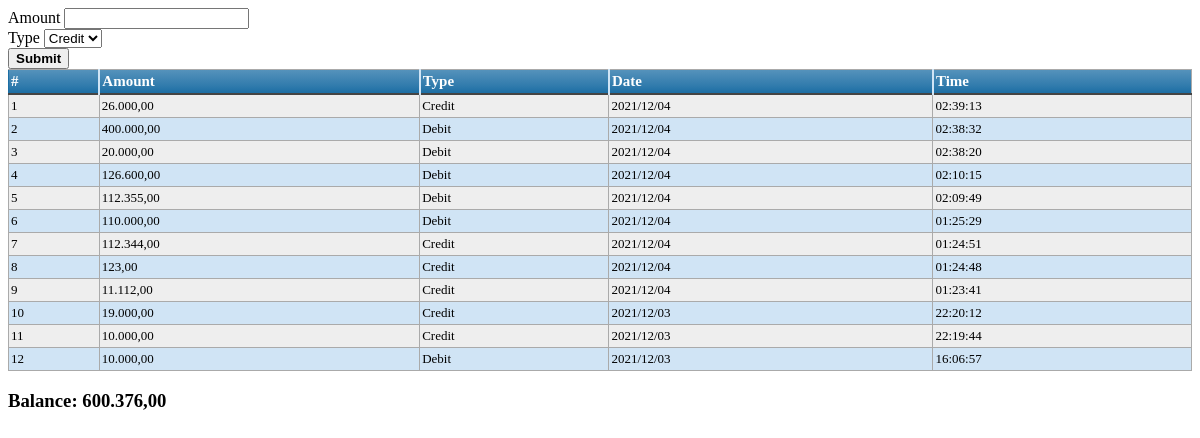
The page / on the database its author committed.
### tables this page shows
CREATE TABLE `transaction` (
  `id_trx` int(11) NOT NULL,
  `type` varchar(10) NOT NULL DEFAULT 'D',
  `amount` int(11) NOT NULL DEFAULT 0,
  `create_date` datetime NOT NULL DEFAULT current_timestamp()
);

### index.php (the view, shortened to what this page needs)
<!DOCTYPE html>
<html lang="en">
<head>
</head>
<body>
    <form id="trxForm" name="trxForm" method="post" action="trx.php">
        <div>
            <label for="trx">Amount </label>
            <input type="number" id="trx" name="amount">
        </div>
        <div>
            <label for="type">Type </label>
            <select id="type" name="type">
                <option value="C">Credit</option>
            </select>
        </div>
        <button type="button" id="submit" onClick="subFunction()" name="submit"><b>Submit</b></button>
    </form>
    <?php
        global $connect;
        $quer = $connect->query("select * from transaction order by create_date desc");
        $debit = 0;
        $credit = 0;
        while($row=mysqli_fetch_object($quer))
        {
            if($row->type=='D'){
                $debit += $row->amount;
            }else{
                $credit += $row->amount;
            }
        }
        $total = $debit-$credit;
    ?>
    <div class="col-md-4">
        <div class="row">
            <table class="blueTable" width="100%">
                <thead>
                    <th>#</th>
                    <th>Amount</th>
                    <th>Type</th>
                    <th>Date</th>
                    <th>Time</th>
                </thead>
                <tbody>
                    <?php
                        $no = 1;
                        global $connect;
                        $quer = $connect->query("select * from transaction order by create_date desc");
                        while($row=mysqli_fetch_object($quer))
                        {
                            $type = $row->type == 'D' ? 'Debit':'Credit';
                            echo "<tr>";
                            echo "<td>".$no."</td>";
                            echo "<td>".number_format($row->amount, 2, ',', '.')."</td>";
                            echo "<td>".$type."</td>";
                            echo "<td>".date("Y/m/d",strtotime($row->create_date))."</td>";
                            echo "<td>".date("H:i:s",strtotime($row->create_date))."</td>";
                            echo "</tr>";
                            $no++;
                        }
                    ?>
                </tbody>
            </table>
        </div>
    </div>
    <h3>Balance: <?= number_format($total, 2, ',', '.') ?></h3>
</body>
</html>

### index.php (style rules this page uses)
table.blueTable { border: 1px solid #1C6EA4; background-color: #EEEEEE; width: 100%; text-align: left; border-collapse: collapse; }
table.blueTable td, table.blueTable th { border: 1px solid #AAAAAA; padding: 3px 2px; }
table.blueTable tbody td { font-size: 13px; }
table.blueTable tr:nth-child(even) { background: #D0E4F5; }
table.blueTable thead { background: #1C6EA4; background: -moz-linear-gradient(top, #5592bb 0%, #327cad 66%, #1C6EA4 100%); background: -webkit-linear-gradient(top, #5592bb 0%, #327cad 66%, #1C6EA4 100%); background: linear-gradient(to bottom, #5592bb 0%, #327cad 66%, #1C6EA4 100%); border-bottom: 2px solid #444444; }
table.blueTable thead th { font-size: 15px; font-weight: bold; color: #FFFFFF; border-left: 2px solid #D0E4F5; }
table.blueTable thead th:first-child { border-left: none; }

### rows shown on the page
transaction: amount "26.000,00", type "Credit", create_date "2021/12/04", create_date "02:39:13"
transaction: amount "400.000,00", type "Debit", create_date "2021/12/04", create_date "02:38:32"
transaction: amount "20.000,00", type "Debit", create_date "2021/12/04", create_date "02:38:20"
transaction: amount "126.600,00", type "Debit", create_date "2021/12/04", create_date "02:10:15"
transaction: amount "112.355,00", type "Debit", create_date "2021/12/04", create_date "02:09:49"
transaction: amount "110.000,00", type "Debit", create_date "2021/12/04", create_date "01:25:29"
transaction: amount "112.344,00", type "Credit", create_date "2021/12/04", create_date "01:24:51"
transaction: amount "123,00", type "Credit", create_date "2021/12/04", create_date "01:24:48"
transaction: amount "11.112,00", type "Credit", create_date "2021/12/04", create_date "01:23:41"
transaction: amount "19.000,00", type "Credit", create_date "2021/12/03", create_date "22:20:12"
transaction: amount "10.000,00", type "Credit", create_date "2021/12/03", create_date "22:19:44"
transaction: amount "10.000,00", type "Debit", create_date "2021/12/03", create_date "16:06:57"

### other values the page prints
$total "600.376,00"
